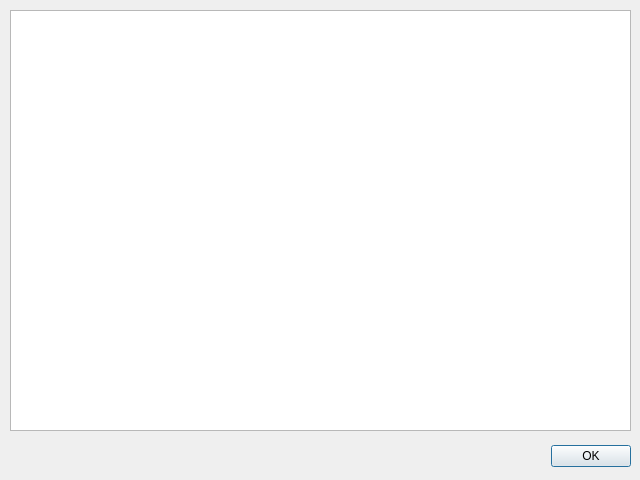
<?xml version="1.0" encoding="UTF-8"?>
<ui version="4.0">
 <class>debugWindow</class>
 <widget class="QDialog" name="debugWindow">
  <property name="geometry">
   <rect>
    <x>0</x>
    <y>0</y>
    <width>640</width>
    <height>480</height>
   </rect>
  </property>
  <property name="minimumSize">
   <size>
    <width>640</width>
    <height>480</height>
   </size>
  </property>
  <property name="maximumSize">
   <size>
    <width>640</width>
    <height>480</height>
   </size>
  </property>
  <property name="windowTitle">
   <string>Debug</string>
  </property>
  <property name="locale">
   <locale language="English" country="UnitedStates"/>
  </property>
  <widget class="QDialogButtonBox" name="buttonBox">
   <property name="geometry">
    <rect>
     <x>10</x>
     <y>440</y>
     <width>621</width>
     <height>32</height>
    </rect>
   </property>
   <property name="orientation">
    <enum>Qt::Horizontal</enum>
   </property>
   <property name="standardButtons">
    <set>QDialogButtonBox::Ok</set>
   </property>
  </widget>
  <widget class="QTextEdit" name="debugTextEdit">
   <property name="geometry">
    <rect>
     <x>10</x>
     <y>10</y>
     <width>621</width>
     <height>421</height>
    </rect>
   </property>
   <property name="readOnly">
    <bool>true</bool>
   </property>
  </widget>
 </widget>
 <resources/>
 <connections>
  <connection>
   <sender>buttonBox</sender>
   <signal>accepted()</signal>
   <receiver>debugWindow</receiver>
   <slot>accept()</slot>
   <hints>
    <hint type="sourcelabel">
     <x>248</x>
     <y>471</y>
    </hint>
    <hint type="destinationlabel">
     <x>157</x>
     <y>274</y>
    </hint>
   </hints>
  </connection>
  <connection>
   <sender>buttonBox</sender>
   <signal>rejected()</signal>
   <receiver>debugWindow</receiver>
   <slot>reject()</slot>
   <hints>
    <hint type="sourcelabel">
     <x>316</x>
     <y>471</y>
    </hint>
    <hint type="destinationlabel">
     <x>286</x>
     <y>274</y>
    </hint>
   </hints>
  </connection>
 </connections>
</ui>
